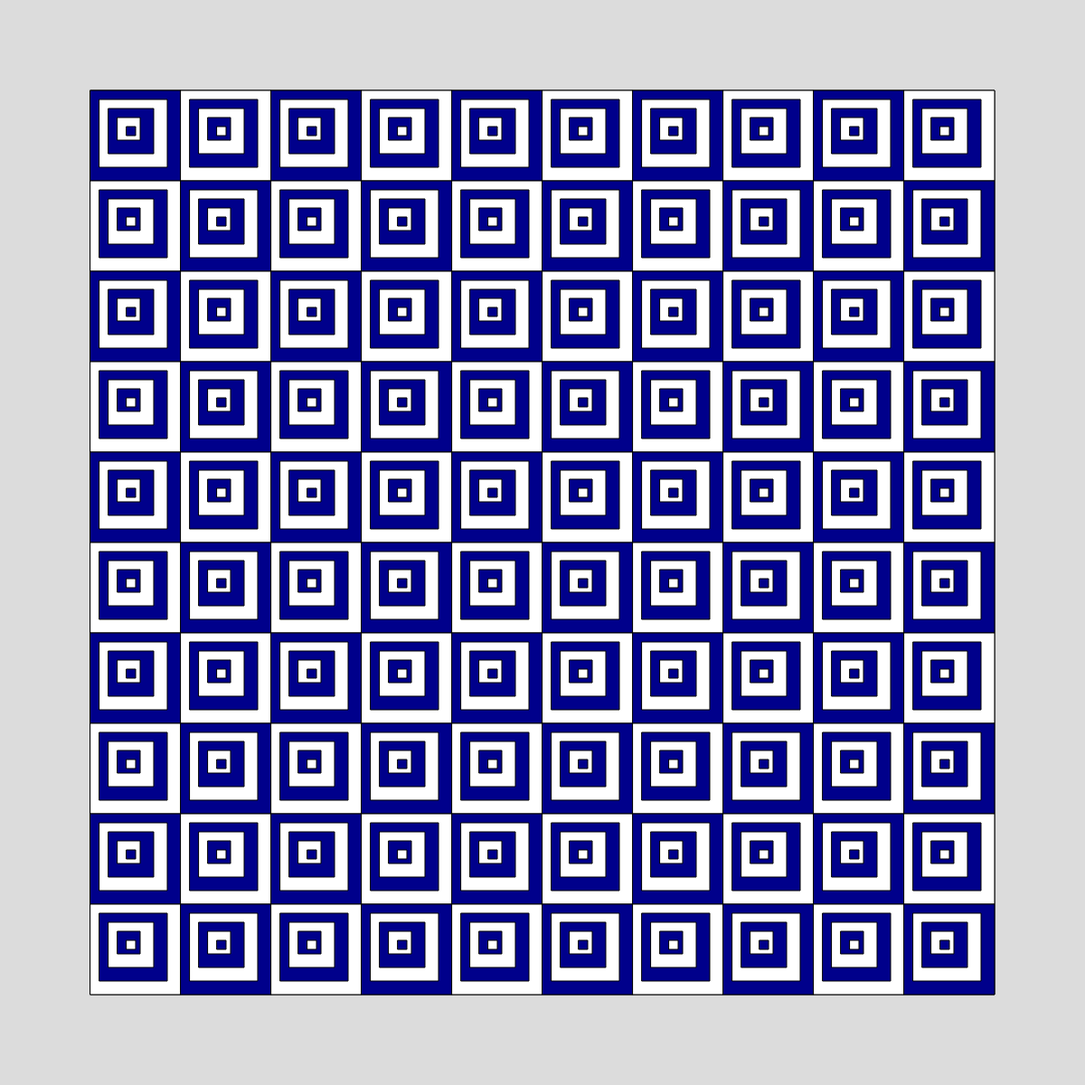
Frame 1 (no input)
Frame 2 (the mouse pressed at the canvas centre, redrawn once): identical to frame 1, image omitted

The p5.js sketch that drew this single still picture (run headless with seeded random() and noise() and a simulated clock; the mouse was pressed at the canvas centre and the sketch redrawn once):

// p5.js sketch
// ── sketch.js
//Quilt Sketch
//https://www.internationalquiltmuseum.org/quilt/19970070181 

function setup() {
  createCanvas(1200, 1200);
  noLoop();
}

function draw() {
  background(220);

  translate(100,100);
  rect(0,0,1000,1000);

 for (let x = 0; x < 10; x++){
  for (let y= 0; y < 10; y++){
    
    //checkeer board condition
    if ((y + x) % 2 == 0){
      push();
      translate(x * 100, y * 100);
      fill("darkblue")
      rect(0,0,100,100);
    
    fill("white");
      rect(10,10,75,75);

      fill("darkblue");
        rect(20,20,50,50);

        fill("white");
        rect(30,30,25,25);

        fill("darkblue");
        rect(40,40,10,10);

      pop();

    }else{
      push();
      translate(x * 100, y * 100);
      fill("white");
      rect(0,0,100,100);


    fill("darkblue");
      rect(10,10,75,75);

      fill("white");
        rect(20,20,50,50);

        fill("darkblue");
        rect(30,30,25,25);

        fill("white");
        rect(40,40,10,10);
      pop();
}



    }
  }
}
